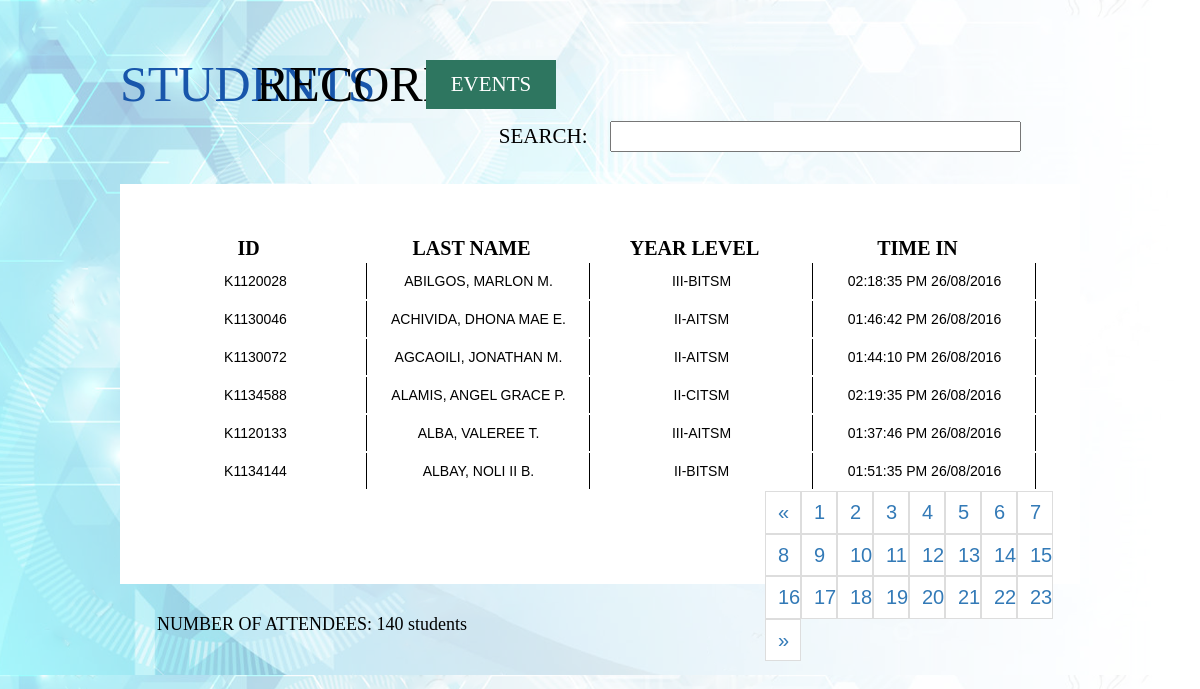
The page /itsm_seminar/studentrecord.php on the database its author committed.
### tables this page shows
CREATE TABLE `event3` (
  `student_id` varchar(12) NOT NULL,
  `time_in` datetime NOT NULL
);

CREATE TABLE `studenttbl` (
  `id` int(11) NOT NULL AUTO_INCREMENT,
  `student_idnumber` varchar(10) NOT NULL,
  `student_name` varchar(45) NOT NULL,
  `student_section` varchar(45) NOT NULL,
  `student_sex` varchar(3) NOT NULL,
  `student_bday` varchar(12) NOT NULL,
  `student_address` varchar(74) NOT NULL,
  `student_guardian` varchar(45) NOT NULL,
  PRIMARY KEY (`id`)
);

### itsm_seminar/studentrecord.php (the view, shortened to what this page needs)
<!DOCTYPE HTML>
<?php include("connection.php"); ?>
<html>
<head>
	<link href="css/jquery.bdt.css" type="text/css" rel="stylesheet">
    <link href="css/jquerysctipttop.css" rel="stylesheet" type="text/css">
    <link rel="stylesheet" type="text/css" href="css/bootstrap.min.css">
	<link rel="stylesheet" type="text/css" href="css/studrecord.css">
</head>
<body>
	<div class="main">
		<p id="stud">STUDENTS</p>
		<p id="rec">RECORDS</p>
		<a href="editevent.php" id="evnt">EVENTS</a>
		<form>
			<table>
				<tr>
					<td><label>SEARCH: </label></td><td><input type="text" name="search" id="search"></td>
				</tr>
			</table>
		</form>
<div class="container">
    <div class="row">
        <div class="col-md-8">
        	<div class="Studentinfo">
	            <table class="table table-hover table-striped" id="bootstrap-table">
	                <thead>
		                <tr>
		                    <th>ID</th>
		                    <th>LAST NAME</th>
		                    <th>YEAR LEVEL</th>
		                    <th>TIME IN</th>
		                    <th></th>
		                </tr>
	                </thead>
	                <tbody>
						<?php
				$viewquery = "select studenttbl.student_name,event3.time_in,studenttbl.student_section,event3.student_id from event3 join studenttbl where studenttbl.student_idnumber=event3.student_id order by student_name";
				$viewresult = mysqli_query($connection,$viewquery);
				while($row = mysqli_fetch_assoc($viewresult)){
					$time_in = date_format(date_create($row['time_in']),"h:i:s A d/m/Y");
					echo("
					<tr>
					<td>".$row['student_id']."</td><td>".$row['student_name']."</td><td>".$row['student_section']."</td><td>".$time_in."</td>
					</tr>
					");
				}
				?>
	                </tbody>
	            </table>
            </div>
        </div>
    </div>
</div>
		<div class="attendees">
			<p>NUMBER OF ATTENDEES: <?php
			$countsql = "select count(*) from event3";
			$result = mysqli_query($connection,$countsql);
			$number = mysqli_fetch_assoc($result);
			echo($number["count(*)"]);
			?> students</p>
		</div>
	</div>
</body>
</html>

### itsm_seminar/css/studrecord.css (style rules this page uses)
* { padding: 0px auto; margin: 0px auto; }
body { background: url(../images/origbc.png); background-size: 100%; font-family: Berlin Sans FB; }
.main { width: 80%; text-align: center; clear: both; margin-top: 5%; }
#stud { font-family: bebas neue; font-size: 50px; width: 136px; float: left; color: #1856ab; margin-top: -5px; }
#rec { font-family: bebas neue; font-size: 50px; width: 170px; float: left; margin-top: -5px; }
#evnt { width: 130px; color: white; font-size: 21px; background-color: rgb(46,118,96); float: left; text-decoration: none; padding-top: 12px; padding-bottom: 12px; }
label { width: 102px; float: left; text-align: right; font-size: 21px; }
#search { width: 400px; height: 25px; padding-left: 5px; }
.Studentinfo { width: 100%; height: 350px; background-color: white; margin-top: 20px; font-size: 20px; padding-top: 50px; }
.Studentinfo td { font-family:arial; font-size:14px; width: 200px; border-right: 1px solid; }
.attendees { margin-top: 30px; width: 40%; float: left; font-size: 18px; }

### rows shown on the page
event3: student_id "K1120028", studenttbl.student_name "ABILGOS, MARLON M.", studenttbl.student_section "III-BITSM", time_in "02:18:35 PM 26/08/2016"
event3: student_id "K1130046", studenttbl.student_name "ACHIVIDA, DHONA MAE E.", studenttbl.student_section "II-AITSM", time_in "01:46:42 PM 26/08/2016"
event3: student_id "K1130072", studenttbl.student_name "AGCAOILI, JONATHAN M.", studenttbl.student_section "II-AITSM", time_in "01:44:10 PM 26/08/2016"
event3: student_id "K1134588", studenttbl.student_name "ALAMIS, ANGEL GRACE P.", studenttbl.student_section "II-CITSM", time_in "02:19:35 PM 26/08/2016"
event3: student_id "K1120133", studenttbl.student_name "ALBA, VALEREE T.", studenttbl.student_section "III-AITSM", time_in "01:37:46 PM 26/08/2016"
event3: student_id "K1134144", studenttbl.student_name "ALBAY, NOLI II B.", studenttbl.student_section "II-BITSM", time_in "01:51:35 PM 26/08/2016"

### other values the page prints
$number["count(*)"] "140"
